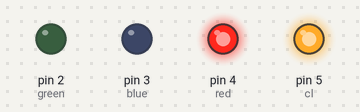
This sketch was run on a simulated Arduino Uno, built with avr-gcc and run on an emulated ATmega328P. On the bench: output pins drawn as LEDs (lit = HIGH).

Above: at 0.06 s.
At 0.54 s:
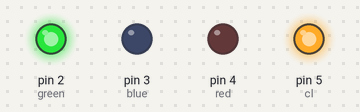
At 1.14 s:
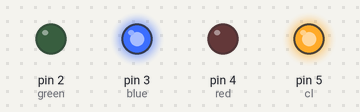
At 2.22 s:
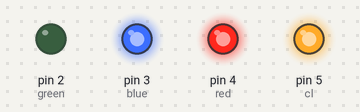
At 4.3 s:
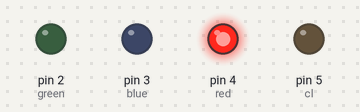
At 6.1 s:
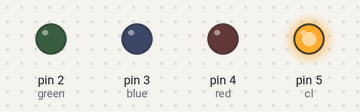
Timing chart, 0 to 6.4 s (numbered marks = the images above):
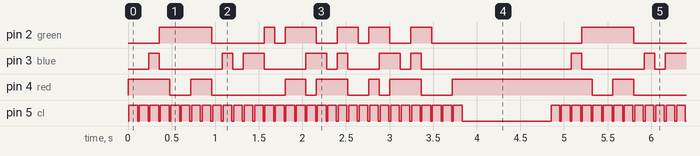

The sketch:

line_sender.ino
```cpp
#define green 2
#define blue 3
#define red 4
#define cl 5
#define dy1 10
#define dy 100
String data = "I'm Hassan. ";
bool bd [96];
void setup() {
  Serial.begin(9600);
  pinMode(green, OUTPUT);
  pinMode(red, OUTPUT);
  pinMode(blue, OUTPUT);
  pinMode(cl, OUTPUT);
  int k=0,j;
  for(int i=0; i<data.length(); i++){
    for(j=0; j<8; j++,k++){
      bd[k]=bitRead(data.charAt(i), j);
    }
  }

}

void loop() {
  for(int i=0; i<96; i+=3){
  digitalWrite(red, bd[i]);
  digitalWrite(green, bd[i+1]);
  digitalWrite(blue, bd[i+2]);
    delay (dy1);
    digitalWrite(cl, HIGH);
    delay (dy);
    digitalWrite(cl, LOW);
    delay (dy1);
  }
  delay(1000);
}
```

Measured:
- by itself, pin 5 (cl): repeats every 4.8 s: HIGH 0.10 s, LOW 1.0 s, 31 × (HIGH 0.10 s, LOW 0.02 s)
- by itself, pin 4 (red): repeats every 4.8 s: LOW 0.24 s, HIGH 0.24 s, LOW 0.84 s, HIGH 0.24 s, LOW 0.12 s, HIGH 0.36 s, LOW 0.24 s, HIGH 0.12 s, LOW 0.12 s, HIGH 0.36 s, LOW 0.36 s, HIGH 1.6 s
- by itself, pin 2 (green): repeats every 4.8 s: LOW 0.60 s, HIGH 0.12 s, LOW 0.12 s, HIGH 0.36 s, LOW 0.24 s, HIGH 0.24 s, LOW 0.12 s, HIGH 0.24 s, LOW 0.24 s, HIGH 0.24 s, LOW 1.7 s, HIGH 0.60 s
